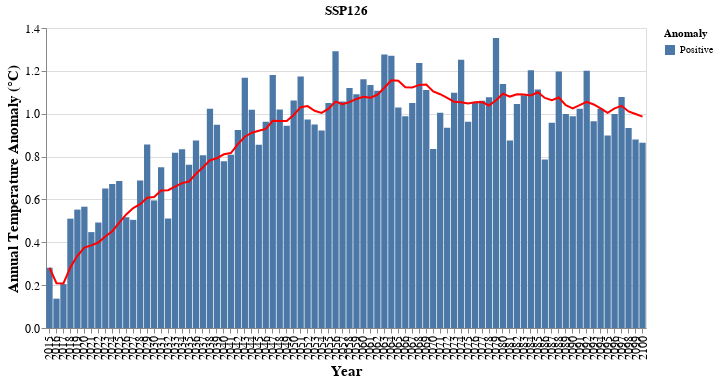

Notebook code for this chart:
### Markdown cell above
### SSP126

### Code cell
temp = monthly_temp.tas.mean(dim='model')
# Select Historical
temp_clim = temp[0].groupby('time.month').mean('time')
# Difference
ann_tas_anom = temp[1].groupby('time.month') - temp_clim
# Filter range
ann_tas_anom = ann_tas_anom.loc['2015':]

df_tas = ann_tas_anom.to_dataframe()

df_tas = df_tas.resample('1Y').mean()

df_tas['positive'] = df_tas['tas'] > 0
df_tas['Rolling'] = df_tas['tas'].rolling(5).mean()


df_tas.reset_index(inplace=True)

df_tas['positive'] = df_tas['positive'].astype(str)

df_tas['positive'] = df_tas['positive'].str.replace('True','Positive')
df_tas['positive'] = df_tas['positive'].str.replace('False','Negative')

df_tas['time'] = df_tas['time'].dt.year

df_tas.rename(columns={'positive':'Anomaly', 'time':'year'}, inplace=True)

#df.reset_index(inplace=True)
bar = alt.Chart(df_tas).mark_bar().encode(
    x="year:O",
    y="tas:Q",
    color='Anomaly:N'
).properties(width=600).encode(x=alt.X('year:O', axis=alt.Axis(title='Year',titleFontSize=15, labelFontSize=12)),
                              y=alt.Y('tas:Q', axis=alt.Axis( title='Annual Temperature Anomaly (°C) ',titleFontSize=15, labelFontSize=12)))
line = alt.Chart(df_tas).mark_line(color='red').transform_window(
    # The field to average
    rolling_mean='mean(tas)',
    # The number of values before and after the current value to include.
    frame=[-9, 0]
).encode(
    x='year:O',
    y='rolling_mean:Q'
)


(bar + line).properties(width=600, title='SSP126')

### Figure 1 — Vega-Lite specification as saved in the notebook (floating-point values rounded to 4 significant figures)
{"config": {"view": {"continuousWidth": 400, "continuousHeight": 300}}, "layer": [{"mark": "bar", "encoding": {"color": {"field": "Anomaly", "type": "nominal"}, "x": {"axis": {"labelFontSize": 12, "title": "Year", "titleFontSize": 15}, "field": "year", "type": "ordinal"}, "y": {"axis": {"labelFontSize": 12, "title": "Annual Temperature Anomaly (°C) ", "titleFontSize": 15}, "field": "tas", "type": "quantitative"}}, "width": 600}, {"mark": {"type": "line", "color": "red"}, "encoding": {"x": {"field": "year", "type": "ordinal"}, "y": {"field": "rolling_mean", "type": "quantitative"}}, "transform": [{"window": [{"op": "mean", "field": "tas", "as": "rolling_mean"}], "frame": [-9, 0]}]}], "data": {"name": "data-5b6e68ac9980b7cffab7d4308eb260af"}, "title": "SSP126", "width": 600, "$schema": "https://vega.github.io/schema/vega-lite/v4.17.0.json", "datasets": {"data-5b6e68ac9980b7cffab7d4308eb260af": [{"year": 2015, "height": 2.0, "month": 6.5, "tas": 0.2811, "Anomaly": "Positive", "Rolling": null}, {"year": 2016, "height": 2.0, "month": 6.5, "tas": 0.1368, "Anomaly": "Positive", "Rolling": null}, {"year": 2017, "height": 2.0, "month": 6.5, "tas": 0.2049, "Anomaly": "Positive", "Rolling": null}, {"year": 2018, "height": 2.0, "month": 6.5, "tas": 0.5102, "Anomaly": "Positive", "Rolling": null}, {"year": 2019, "height": 2.0, "month": 6.5, "tas": 0.5526, "Anomaly": "Positive", "Rolling": 0.3371}, {"year": 2020, "height": 2.0, "month": 6.5, "tas": 0.5661, "Anomaly": "Positive", "Rolling": 0.3941}, {"year": 2021, "height": 2.0, "month": 6.5, "tas": 0.4475, "Anomaly": "Positive", "Rolling": 0.4563}, {"year": 2022, "height": 2.0, "month": 6.5, "tas": 0.4922, "Anomaly": "Positive", "Rolling": 0.5137}, {"year": 2023, "height": 2.0, "month": 6.5, "tas": 0.6513, "Anomaly": "Positive", "Rolling": 0.5419}, {"year": 2024, "height": 2.0, "month": 6.5, "tas": 0.6723, "Anomaly": "Positive", "Rolling": 0.5659}, {"year": 2025, "height": 2.0, "month": 6.5, "tas": 0.6862, "Anomaly": "Positive", "Rolling": 0.5899}, {"year": 2026, "height": 2.0, "month": 6.5, "tas": 0.5168, "Anomaly": "Positive", "Rolling": 0.6038}, {"year": 2027, "height": 2.0, "month": 6.5, "tas": 0.5047, "Anomaly": "Positive", "Rolling": 0.6063}, {"year": 2028, "height": 2.0, "month": 6.5, "tas": 0.6888, "Anomaly": "Positive", "Rolling": 0.6138}, {"year": 2029, "height": 2.0, "month": 6.5, "tas": 0.8566, "Anomaly": "Positive", "Rolling": 0.6506}, {"year": 2030, "height": 2.0, "month": 6.5, "tas": 0.5954, "Anomaly": "Positive", "Rolling": 0.6325}, {"year": 2031, "height": 2.0, "month": 6.5, "tas": 0.7502, "Anomaly": "Positive", "Rolling": 0.6792}, {"year": 2032, "height": 2.0, "month": 6.5, "tas": 0.5109, "Anomaly": "Positive", "Rolling": 0.6804}, {"year": 2033, "height": 2.0, "month": 6.5, "tas": 0.8184, "Anomaly": "Positive", "Rolling": 0.7063}, {"year": 2034, "height": 2.0, "month": 6.5, "tas": 0.834, "Anomaly": "Positive", "Rolling": 0.7018}, {"year": 2035, "height": 2.0, "month": 6.5, "tas": 0.7617, "Anomaly": "Positive", "Rolling": 0.7351}, {"year": 2036, "height": 2.0, "month": 6.5, "tas": 0.8745, "Anomaly": "Positive", "Rolling": 0.7599}, {"year": 2037, "height": 2.0, "month": 6.5, "tas": 0.8063, "Anomaly": "Positive", "Rolling": 0.819}, {"year": 2038, "height": 2.0, "month": 6.5, "tas": 1.024, "Anomaly": "Positive", "Rolling": 0.86}, {"year": 2039, "height": 2.0, "month": 6.5, "tas": 0.948, "Anomaly": "Positive", "Rolling": 0.8828}, {"year": 2040, "height": 2.0, "month": 6.5, "tas": 0.7786, "Anomaly": "Positive", "Rolling": 0.8862}, {"year": 2041, "height": 2.0, "month": 6.5, "tas": 0.8091, "Anomaly": "Positive", "Rolling": 0.8731}, {"year": 2042, "height": 2.0, "month": 6.5, "tas": 0.9242, "Anomaly": "Positive", "Rolling": 0.8967}, {"year": 2043, "height": 2.0, "month": 6.5, "tas": 1.167, "Anomaly": "Positive", "Rolling": 0.9254}, {"year": 2044, "height": 2.0, "month": 6.5, "tas": 1.019, "Anomaly": "Positive", "Rolling": 0.9395}, {"year": 2045, "height": 2.0, "month": 6.5, "tas": 0.8552, "Anomaly": "Positive", "Rolling": 0.9549}, {"year": 2046, "height": 2.0, "month": 6.5, "tas": 0.9622, "Anomaly": "Positive", "Rolling": 0.9855}, {"year": 2047, "height": 2.0, "month": 6.5, "tas": 1.18, "Anomaly": "Positive", "Rolling": 1.037}, {"year": 2048, "height": 2.0, "month": 6.5, "tas": 1.02, "Anomaly": "Positive", "Rolling": 1.007}, {"year": 2049, "height": 2.0, "month": 6.5, "tas": 0.9434, "Anomaly": "Positive", "Rolling": 0.9922}, {"year": 2050, "height": 2.0, "month": 6.5, "tas": 1.061, "Anomaly": "Positive", "Rolling": 1.033}, {"year": 2051, "height": 2.0, "month": 6.5, "tas": 1.174, "Anomaly": "Positive", "Rolling": 1.076}, {"year": 2052, "height": 2.0, "month": 6.5, "tas": 0.973, "Anomaly": "Positive", "Rolling": 1.034}, {"year": 2053, "height": 2.0, "month": 6.5, "tas": 0.95, "Anomaly": "Positive", "Rolling": 1.02}, {"year": 2054, "height": 2.0, "month": 6.5, "tas": 0.9213, "Anomaly": "Positive", "Rolling": 1.016}, {"year": 2055, "height": 2.0, "month": 6.5, "tas": 1.05, "Anomaly": "Positive", "Rolling": 1.014}, {"year": 2056, "height": 2.0, "month": 6.5, "tas": 1.292, "Anomaly": "Positive", "Rolling": 1.037}, {"year": 2057, "height": 2.0, "month": 6.5, "tas": 1.057, "Anomaly": "Positive", "Rolling": 1.054}, {"year": 2058, "height": 2.0, "month": 6.5, "tas": 1.119, "Anomaly": "Positive", "Rolling": 1.088}, {"year": 2059, "height": 2.0, "month": 6.5, "tas": 1.091, "Anomaly": "Positive", "Rolling": 1.122}, {"year": 2060, "height": 2.0, "month": 6.5, "tas": 1.161, "Anomaly": "Positive", "Rolling": 1.144}, {"year": 2061, "height": 2.0, "month": 6.5, "tas": 1.134, "Anomaly": "Positive", "Rolling": 1.112}, {"year": 2062, "height": 2.0, "month": 6.5, "tas": 1.107, "Anomaly": "Positive", "Rolling": 1.123}, {"year": 2063, "height": 2.0, "month": 6.5, "tas": 1.277, "Anomaly": "Positive", "Rolling": 1.154}, {"year": 2064, "height": 2.0, "month": 6.5, "tas": 1.271, "Anomaly": "Positive", "Rolling": 1.19}, {"year": 2065, "height": 2.0, "month": 6.5, "tas": 1.029, "Anomaly": "Positive", "Rolling": 1.164}, {"year": 2066, "height": 2.0, "month": 6.5, "tas": 0.9882, "Anomaly": "Positive", "Rolling": 1.135}, {"year": 2067, "height": 2.0, "month": 6.5, "tas": 1.05, "Anomaly": "Positive", "Rolling": 1.123}, {"year": 2068, "height": 2.0, "month": 6.5, "tas": 1.236, "Anomaly": "Positive", "Rolling": 1.115}, {"year": 2069, "height": 2.0, "month": 6.5, "tas": 1.11, "Anomaly": "Positive", "Rolling": 1.083}, {"year": 2070, "height": 2.0, "month": 6.5, "tas": 0.8358, "Anomaly": "Positive", "Rolling": 1.044}, {"year": 2071, "height": 2.0, "month": 6.5, "tas": 1.004, "Anomaly": "Positive", "Rolling": 1.047}, {"year": 2072, "height": 2.0, "month": 6.5, "tas": 0.9348, "Anomaly": "Positive", "Rolling": 1.024}, {"year": 2073, "height": 2.0, "month": 6.5, "tas": 1.098, "Anomaly": "Positive", "Rolling": 0.9967}, {"year": 2074, "height": 2.0, "month": 6.5, "tas": 1.252, "Anomaly": "Positive", "Rolling": 1.025}, {"year": 2075, "height": 2.0, "month": 6.5, "tas": 0.9628, "Anomaly": "Positive", "Rolling": 1.05}, {"year": 2076, "height": 2.0, "month": 6.5, "tas": 1.051, "Anomaly": "Positive", "Rolling": 1.06}, {"year": 2077, "height": 2.0, "month": 6.5, "tas": 1.06, "Anomaly": "Positive", "Rolling": 1.085}, {"year": 2078, "height": 2.0, "month": 6.5, "tas": 1.077, "Anomaly": "Positive", "Rolling": 1.08}, {"year": 2079, "height": 2.0, "month": 6.5, "tas": 1.353, "Anomaly": "Positive", "Rolling": 1.101}, {"year": 2080, "height": 2.0, "month": 6.5, "tas": 1.138, "Anomaly": "Positive", "Rolling": 1.136}, {"year": 2081, "height": 2.0, "month": 6.5, "tas": 0.8749, "Anomaly": "Positive", "Rolling": 1.101}, {"year": 2082, "height": 2.0, "month": 6.5, "tas": 1.046, "Anomaly": "Positive", "Rolling": 1.098}, {"year": 2083, "height": 2.0, "month": 6.5, "tas": 1.086, "Anomaly": "Positive", "Rolling": 1.1}, {"year": 2084, "height": 2.0, "month": 6.5, "tas": 1.203, "Anomaly": "Positive", "Rolling": 1.07}, {"year": 2085, "height": 2.0, "month": 6.5, "tas": 1.113, "Anomaly": "Positive", "Rolling": 1.065}, {"year": 2086, "height": 2.0, "month": 6.5, "tas": 0.7868, "Anomaly": "Positive", "Rolling": 1.047}, {"year": 2087, "height": 2.0, "month": 6.5, "tas": 0.9577, "Anomaly": "Positive", "Rolling": 1.029}, {"year": 2088, "height": 2.0, "month": 6.5, "tas": 1.197, "Anomaly": "Positive", "Rolling": 1.052}, {"year": 2089, "height": 2.0, "month": 6.5, "tas": 0.9989, "Anomaly": "Positive", "Rolling": 1.011}, {"year": 2090, "height": 2.0, "month": 6.5, "tas": 0.9878, "Anomaly": "Positive", "Rolling": 0.9856}, {"year": 2091, "height": 2.0, "month": 6.5, "tas": 1.023, "Anomaly": "Positive", "Rolling": 1.033}, {"year": 2092, "height": 2.0, "month": 6.5, "tas": 1.2, "Anomaly": "Positive", "Rolling": 1.081}, {"year": 2093, "height": 2.0, "month": 6.5, "tas": 0.9654, "Anomaly": "Positive", "Rolling": 1.035}, {"year": 2094, "height": 2.0, "month": 6.5, "tas": 1.023, "Anomaly": "Positive", "Rolling": 1.04}, {"year": 2095, "height": 2.0, "month": 6.5, "tas": 0.8983, "Anomaly": "Positive", "Rolling": 1.022}, {"year": 2096, "height": 2.0, "month": 6.5, "tas": 0.9985, "Anomaly": "Positive", "Rolling": 1.017}, {"year": 2097, "height": 2.0, "month": 6.5, "tas": 1.078, "Anomaly": "Positive", "Rolling": 0.9925}, {"year": 2098, "height": 2.0, "month": 6.5, "tas": 0.9332, "Anomaly": "Positive", "Rolling": 0.9861}, {"year": 2099, "height": 2.0, "month": 6.5, "tas": 0.8792, "Anomaly": "Positive", "Rolling": 0.9574}, {"year": 2100, "height": 2.0, "month": 6.5, "tas": 0.8651, "Anomaly": "Positive", "Rolling": 0.9507}]}}
